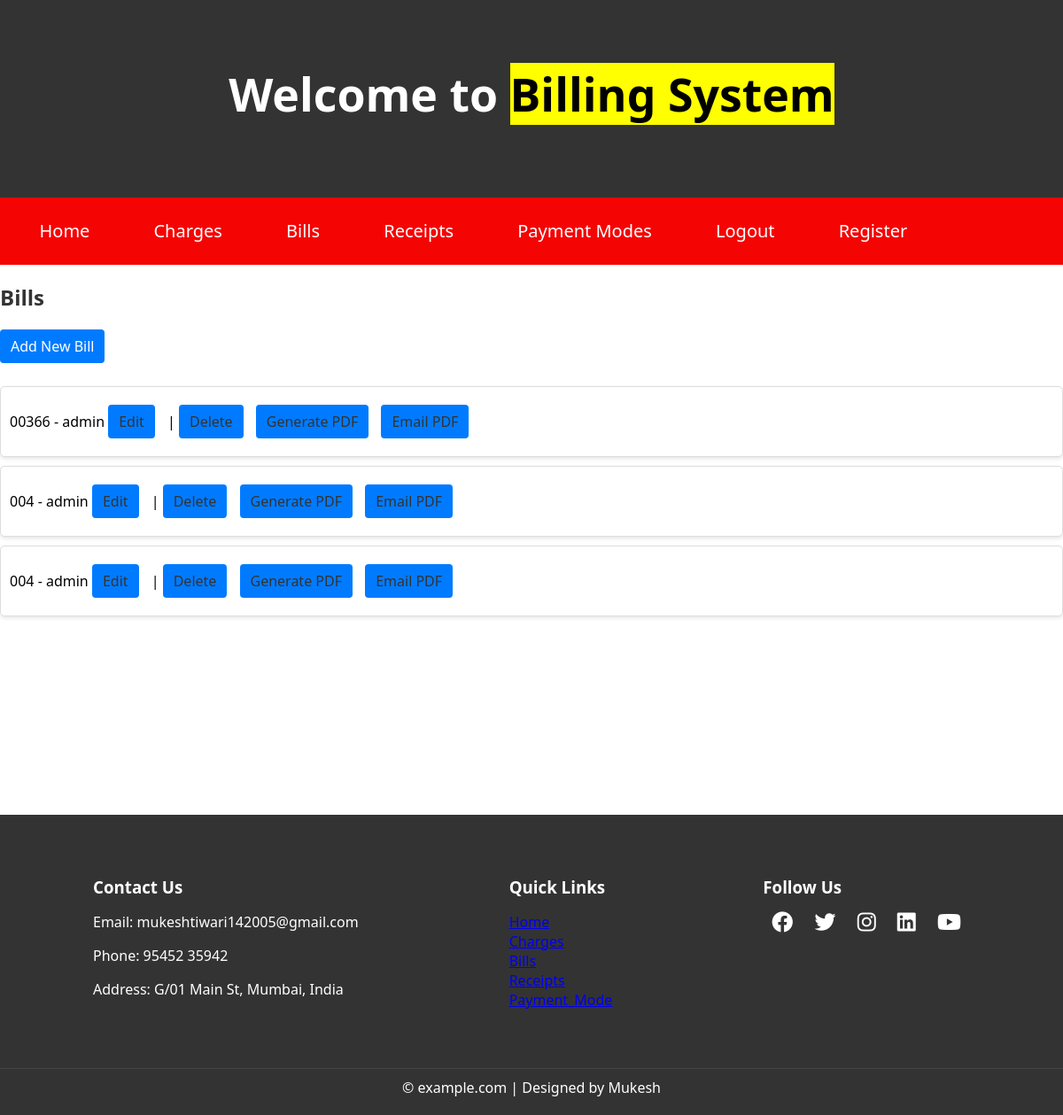
The page /bills/ (signed in) on the database as committed earlier.
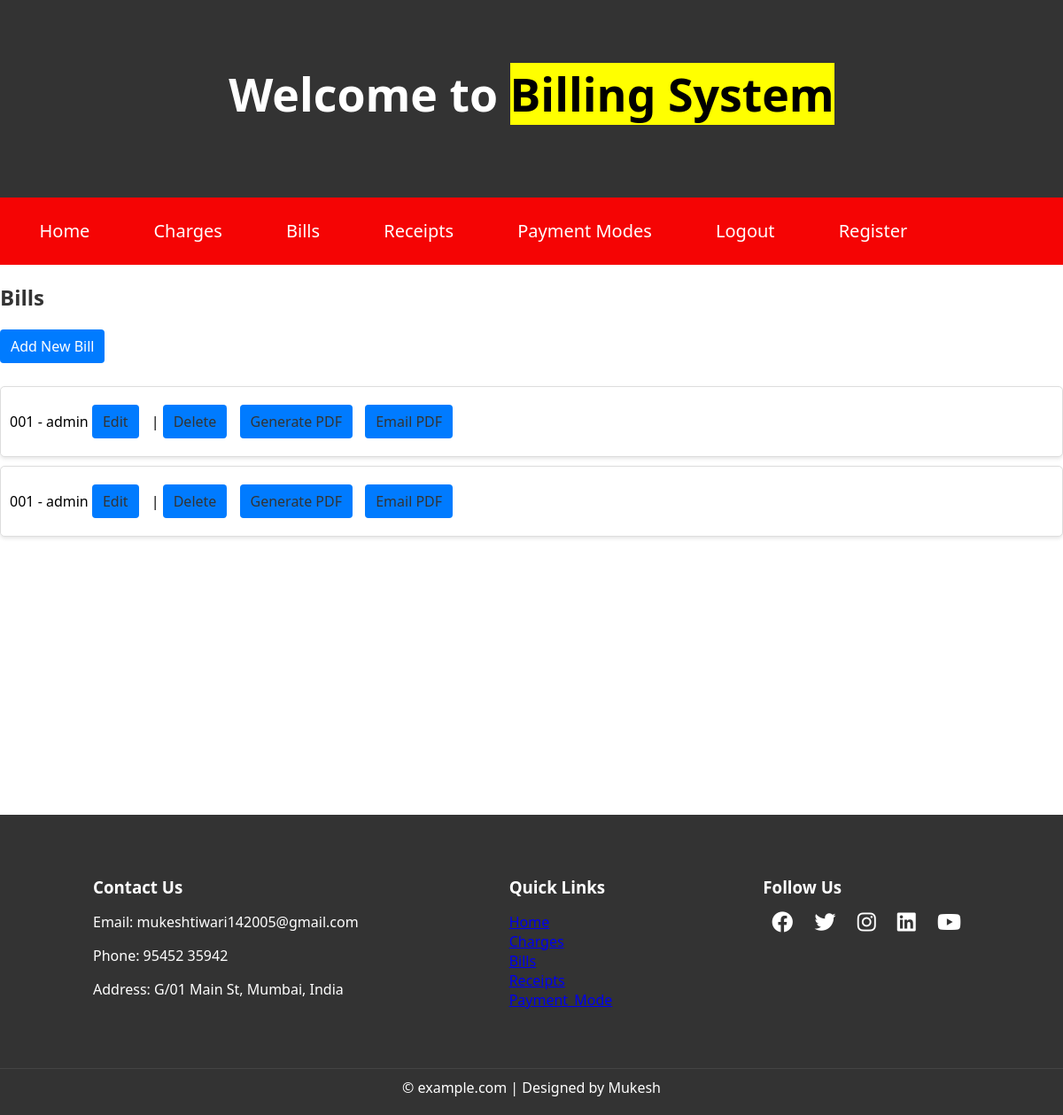
The same page on the database as committed later.
### bills/models.py (models this page shows, shortened)
class Bills(models.Model):
    bil_customer = models.ForeignKey(User, on_delete=models.CASCADE)
    bil_type = models.CharField(max_length=255)
    bil_description = models.TextField()
    bil_number = models.CharField(max_length=255)
    bil_receipt_date = models.DateField()
    bil_charges = models.ManyToManyField('Charges', through='BillCharge')
    bil_items = models.TextField()  # Assuming this stores JSON data
    bil_total_with_charges = models.DecimalField(max_digits=10, decimal_places=2, default=0.00)

### bills/views.py (the view)
# urls.py: path('bills/', views.bill_list, name='bill_list'),
@login_required
def bill_list(request):
    bills = Bills.objects.all()
    return render(request, 'bills/bill_list.html', {'bills': bills})

### templates/bills/bill_list.html
{% extends 'base.html' %}
{% block content %}
<div class="bills-page">
  <h2>Bills</h2>
  <a href="{% url 'bill_create' %}">Add New Bill</a>
  <ul>
    {% for bill in bills %}
    <li>
      {{ bill.bil_number }} - {{ bill.bil_customer }}
      <a href="{% url 'bill_update' bill.pk %}">Edit</a> |
      <a href="{% url 'bill_delete' bill.pk %}">Delete</a>
      <a href="{% url 'bill_pdf' pk=bill.pk %}" class="btn btn-primary" target="_blank">Generate PDF</a>
      <a href="{% url 'email_pdf' pk=bill.pk %}" class="btn btn-primary" target="_blank">Email PDF</a>
    </li>
    {% endfor %}
  </ul>
</div>
{% endblock %}

### templates/base.html (shortened to what this page needs)
<link rel="stylesheet" href="https://cdnjs.cloudflare.com/ajax/libs/font-awesome/6.1.1/css/all.min.css">
</head>
<body>
    <div class="page-content">
        <header>
            <div class="header">
                <h1>
                    <marquee class="marq" bgcolor="Green" direction="left" loop="" scrollamount="30">
                        <div class="c1"><big><big>Welcome to <mark>Billing System</mark></big></big></div>
                    </marquee>
                </h1>
            </div>
        </header>
        <nav>
            <a href="{% url 'home' %}">Home</a>
            <a href="{% url 'charge_list' %}">Charges</a>
            <a href="{% url 'bill_list' %}" class="active">Bills</a>
            <a href="{% url 'receipt_list' %}">Receipts</a>
            <a href="{% url 'payment_mode_list' %}">Payment Modes</a>
            {% if user.is_authenticated %}
            <a href="{% url 'logout' %}">Logout</a>
            {% else %}
            <a href="{% url 'login' %}">Login</a>
            {% endif %}
            <a href="{% url 'register' %}">Register</a>
        </nav>
        {% block content %}
        {% endblock %}
    </div>
    <div class="footer">
        <div class="footer-content">
            <div class="footer-section contact-form">
                <h3>Contact Us</h3>
                <p>Email: mukeshtiwari142005@gmail.com</p>
                <p>Phone: 95452 35942</p>
                <p>Address: G/01 Main St, Mumbai, India</p>
            </div>
            <div class="footer-section links">
                <h3>Quick Links</h3>
                <ul>
                    <li><a href="https://8000-mukeshtiwar-billingsyst-ic58z917pt6.ws-us108.gitpod.io/">Home</a></li>
                    <li><a
                            href="https://8000-mukeshtiwar-billingsyst-ic58z917pt6.ws-us108.gitpod.io/charges/">Charges</a>
                    </li>
                    <li><a href="https://8000-mukeshtiwar-billingsyst-ic58z917pt6.ws-us108.gitpod.io/bills/">Bills</a>
                    </li>
                    <li><a
                            href="https://8000-mukeshtiwar-billingsyst-ic58z917pt6.ws-us108.gitpod.io/receipts/">Receipts</a>
                    </li>
                    <li><a
                            href="https://8000-mukeshtiwar-billingsyst-ic58z917pt6.ws-us108.gitpod.io/payment_mode/">Payment_Mode</a>
                    </li>
                </ul>
            </div>
            <div class="footer-section social-links">
                <h3>Follow Us</h3>
                <a href="https://www.facebook.com/yourprofile" target="_blank" title="Facebook">
                    <i class="fab fa-facebook"></i>
                </a>
                <a href="https://www.twitter.com/yourusername" target="_blank" title="Twitter">
                    <i class="fab fa-twitter"></i>
                </a>
                <a href="https://www.instagram.com/yourusername" target="_blank" title="Instagram">
                    <i class="fab fa-instagram"></i>
                </a>
                <a href="https://www.linkedin.com/in/yourusername" target="_blank" title="LinkedIn">
                    <i class="fab fa-linkedin"></i>
                </a>
                <a href="https://www.youtube.com/yourchannel" target="_blank" title="YouTube">
                    <i class="fab fa-youtube"></i>
                </a>
            </div>
        </div>
        <div class="footer-bottom">
            &copy; example.com | Designed by Mukesh
        </div>
    </div>
</body>
</html>

### templates/base.html (style rules this page uses)
body, html { margin: 0; padding: 0; height: 100%; }
body { font-family: 'Segoe UI', Tahoma, Geneva, Verdana, sans-serif; margin: 0; padding: 0; box-sizing: border-box; }
.btn { background-color: #007BFF; color: white; padding: 10px 20px; text-decoration: none; border-radius: 5px; display: inline-block; margin: 10px 0; }
.btn { background-color: #007BFF; color: white; padding: 12px 25px; text-decoration: none; border-radius: 5px; display: inline-block; transition: background-color 0.3s ease; }
header { background-color: #333; color: #fff; padding: 20px; text-align: center; }
nav { background-color: #f50404; overflow: hidden; padding: 0.5px; text-size-adjust: 20px; justify-content: space-between; }
nav a { display: inline-block; margin-left: 20px; font-size: 20px; color: white; padding: 2%; text-decoration: double; }
nav:after { content: " "; display: table; clear: both; }
.social-links { margin: 0 auto; display: inline-block; }
.social-links a { display: inline-block; margin: 0 10px; color: #fff; font-size: 24px; transition: color 0.3s; }
.marq { padding-top: 30px; padding-bottom: 30px; }
.c1 { font-size: 36px; font-weight: bold; color: white; padding-bottom: 10px; }
.bills-page h2 { color: #333; }
.bills-page ul { list-style: none; padding: 0; }
.bills-page ul li { background-color: #fff; border: 1px solid #ddd; margin-bottom: 10px; padding: 10px; border-radius: 5px; box-shadow: 0 2px 4px rgba(0, 0, 0, 0.1); }
.bills-page ul li a { margin-right: 10px; color: #333; text-decoration: none; }
.bills-page a { display: inline-block; background-color: #007bff; color: white; padding: 8px 12px; border-radius: 4px; margin-bottom: 10px; text-decoration: none; transition: background-color 0.3s ease; }
.btn-primary { background-color: #28a745; border: none; padding: 8px 15px; border-radius: 4px; color: white; text-decoration: none; display: inline-block; margin-top: 10px; }
.footer { position: relative; bottom: 0; width: 100%; background-color: #333; color: #fff; text-align: center; padding: 20px 0; }
.footer .footer-content { display: flex; justify-content: space-around; align-items: flex-start; padding: 20px; text-align: left; }
.footer-section { margin: 10px 0; }
.footer-section h3 { color: #fff; margin-bottom: 15px; }
.footer-section ul { list-style: none; padding: 0; }
.footer-bottom { margin-top: 20px; border-top: 1px solid #444; padding-top: 10px; }
.social-links a { font-size: 24px; margin: 0 10px; }
.page-content { min-height: 100vh; padding-bottom: 120px; }

Rows that differ between the two databases and show on the page:
removed Bills: bil_number "00366", bil_customer "admin"
removed Bills: bil_number "004", bil_customer "admin"
removed Bills: bil_number "004", bil_customer "admin"
added Bills: bil_number "001", bil_customer "admin"
added Bills: bil_number "001", bil_customer "admin"
